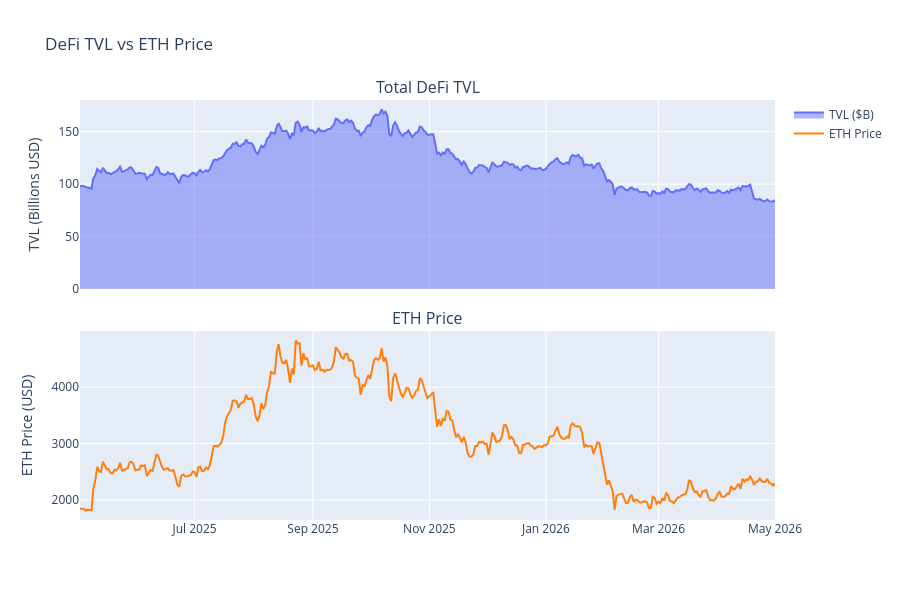

Notebook code for this chart:
### Markdown cell above
---

## Section 5: Visualize TVL and ETH Price Relationship

### Code cell
# Plot TVL vs ETH price
fig = make_subplots(
    rows=2,
    cols=1,
    shared_xaxes=True,
    vertical_spacing=0.1,
    subplot_titles=("Total DeFi TVL", "ETH Price"),
    row_heights=[0.5, 0.5],
)

fig.add_trace(
    go.Scatter(x=combined["timestamp"], y=combined["tvl_bn"], name="TVL ($B)", fill="tozeroy"),
    row=1,
    col=1,
)

fig.add_trace(
    go.Scatter(
        x=combined["timestamp"],
        y=combined["eth_price"],
        name="ETH Price",
        line=dict(color="#ff7f0e"),
    ),
    row=2,
    col=1,
)

fig.update_layout(title="DeFi TVL vs ETH Price", height=600, showlegend=True)
fig.update_yaxes(title_text="TVL (Billions USD)", row=1, col=1)
fig.update_yaxes(title_text="ETH Price (USD)", row=2, col=1)
fig.show()

### Figure 1 — Plotly figure (JSON) as saved in the notebook; plotly's stock layout.template omitted (floating-point values rounded to 4 significant figures; data arrays with more than 128 entries replaced by an {"elided": "..."} marker saying what was removed)
{"data": [{"fill": "tozeroy", "name": "TVL ($B)", "type": "scatter", "x": {"elided": "365 str values"}, "xaxis": "x", "y": {"elided": "365 float values"}, "yaxis": "y"}, {"line": {"color": "#ff7f0e"}, "name": "ETH Price", "type": "scatter", "x": {"elided": "365 str values"}, "xaxis": "x2", "y": {"elided": "365 float values"}, "yaxis": "y2"}], "layout": {"annotations": [{"font": {"size": 16}, "showarrow": false, "text": "Total DeFi TVL", "x": 0.5, "xanchor": "center", "xref": "paper", "y": 1.0, "yanchor": "bottom", "yref": "paper"}, {"font": {"size": 16}, "showarrow": false, "text": "ETH Price", "x": 0.5, "xanchor": "center", "xref": "paper", "y": 0.45, "yanchor": "bottom", "yref": "paper"}], "height": 600, "showlegend": true, "title": {"text": "DeFi TVL vs ETH Price"}, "xaxis": {"anchor": "y", "domain": [0.0, 1.0], "matches": "x2", "showticklabels": false}, "xaxis2": {"anchor": "y2", "domain": [0.0, 1.0]}, "yaxis": {"anchor": "x", "domain": [0.55, 1.0], "title": {"text": "TVL (Billions USD)"}}, "yaxis2": {"anchor": "x2", "domain": [0.0, 0.45], "title": {"text": "ETH Price (USD)"}}}}
